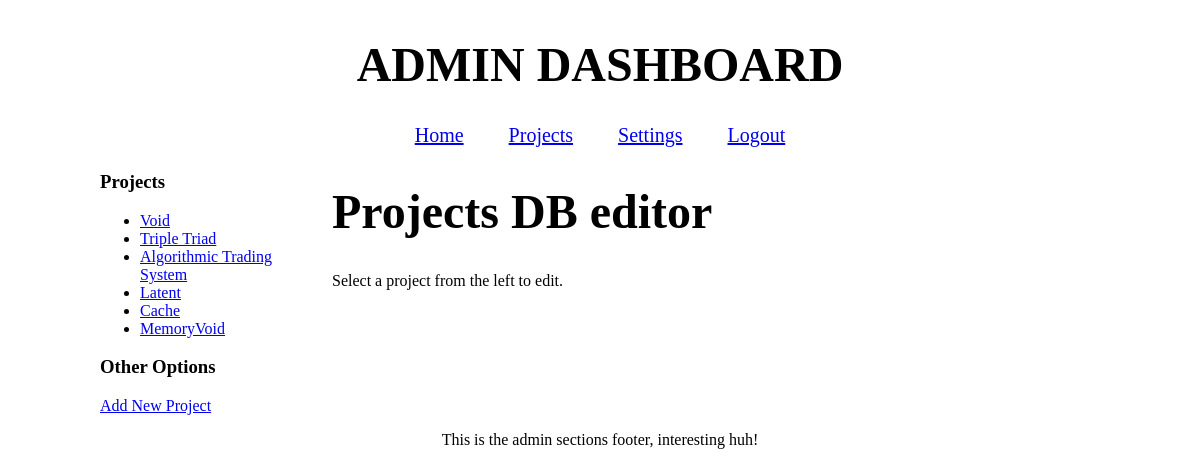
Before: /hahncoded/admin/projects.php (signed in) with the older database file.
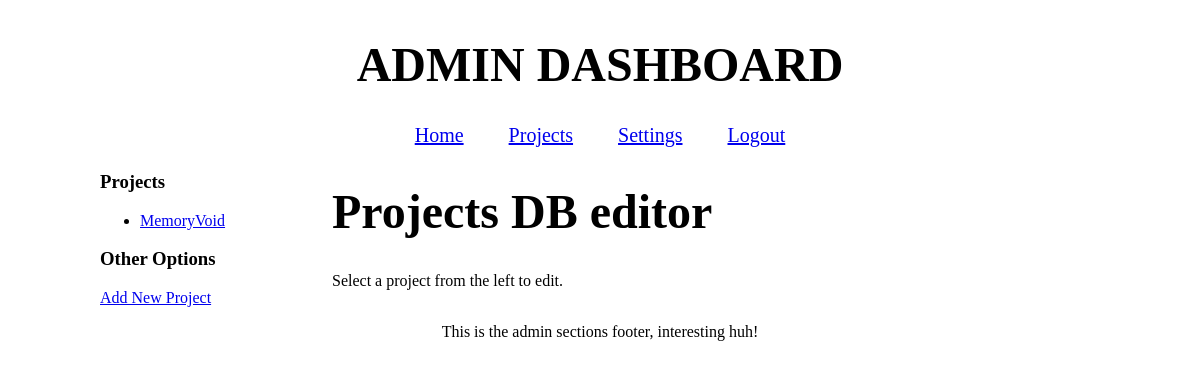
After: the same page with the newer database file.
### tables this page shows
CREATE TABLE projects (
    id INTEGER PRIMARY KEY AUTOINCREMENT,
    name TEXT NOT NULL,
    slug TEXT NOT NULL UNIQUE,
    last_updated TEXT NOT NULL DEFAULT (date('now')),
    languages TEXT,
    description TEXT NOT NULL,
    content TEXT NOT NULL
    );

### hahncoded/admin/projects.php (the view, shortened to what this page needs)
<?php
require "../../website_data/database.php";
$selected_project = null;
$isNew = false;
$projects = $database->query("SELECT id, name FROM projects ORDER BY id ASC");
?>
<?php include "header.php" ?>
<main>
  <div class="side-panel">
    <h3>Projects</h3>
    <ul>
      <?php while ($p = $projects->fetch()) : ?>
        <li>
          <a href="?id=<?= $p["id"] ?>"><?= htmlspecialchars($p["name"]) ?></a>
        </li>
      <?php endwhile ?>
    </ul>
    <h3>Other Options</h3>
      <a href="?action=new">Add New Project</a>
  </div>
  <div class="center-panel">
    <h1>Projects DB editor</h1>
    <?php if ($selected_project || $isNew): ?>
      <?php if (!$isNew): ?>
        <h3>Editing: <?= htmlspecialchars($selected_project["name"]) ?></h3>
      <?php else: ?>
        <h3>Adding New Project</h3>
      <?php endif; ?>
      <form method="POST">
        <fieldset>
          <input type="hidden" name="csrf_token" value="<?=csrf_token() ?>">
          <input type="hidden" name="mode" value="<?= $isNew ? "create" : "update" ?>">
          <?php if (!$isNew): ?>
            <input type="hidden" name="id" value="<?= $selected_project["id"]?>">
          <?php endif; ?>
          <label>Name: </label><br>
          <input name="name" value="<?= htmlspecialchars($selected_project["name"]) ?>">
          <br><br>
          <label>URL-Slug: </label><br>
          <input name="slug" value="<?= htmlspecialchars($selected_project["slug"]) ?>">
          <br><br>
          <!--
          <label>Latest update: </label><br>
          <input name="last_updated" value="<?= htmlspecialchars($selected_project["last_updated"]) ?>">
          <br><br> -->
          <label>Languages: </label><br>
          <input name="languages" value="<?= htmlspecialchars($selected_project["languages"]) ?>">
          <br><br>
          <label>Description: </label><br>
          <input name="description" value="<?= htmlspecialchars($selected_project["description"]) ?>">
          <br><br>
          <label>Content (Markdown body): </label><br>
          <textarea name="content" rows="30"><?= htmlspecialchars($selected_project["content"]) ?></textarea>
          <br><br>
          <button type="submit"><?= $isNew ? "Add Project" : "Save Changes" ?></button>
        </fieldset>
      </form>
      <?php if (!$isNew): ?>
        <form method="POST">
          <input type="hidden" name="mode" value="delete">
          <input type="hidden" name="id" value="<?= $selected_project["id"] ?>">
          <input type="hidden" name="csrf_token" value="<?= csrf_token() ?>">
          <button type="submit" onclick="return
            confirm('Are you sure you want to delete this project');">
            Delete this project
          </button>
        </form>
      <?php endif; ?>
    <?php else: ?>
      <p>Select a project from the left to edit.</>
    <?php endif; ?>
  </div>
</main>
<?php include "footer.php" ?>

### hahncoded/admin/header.php (shortened to what this page needs)
<!DOCTYPE html>
<html>
  <head>
    <link rel="stylesheet" type="text/css" href="/css/admin.css">
  </head>
  <body>
    <header>
      <h1>ADMIN DASHBOARD</h1>
        <nav>
          <a href="index.php">Home</a>
          <a href="projects.php?action=new">Projects</a>
          <a href="settings.php?action=new">Settings</a>
          <a href="logout.php">Logout</a>
        </nav>
    </header>

### hahncoded/admin/footer.php (shortened to what this page needs)
        <footer>
            <p>This is the admin sections footer, interesting huh!<p/>
        </footer>
    </body>
</html>

### hahncoded/css/admin.css (style rules this page uses)
h1 { font-size: 3rem; font-weight: bold; }
body { font-size: 16px; height: 100vh; max-width: 1000px; width: 100%; margin: auto; }
header { display: flex; flex-direction: column; align-items: center; justify-items: center; padding: 5px; }
nav { font-size: 1.25rem; text-align: right; }
nav a { padding-left: 20px; padding-right: 20px; }
main { text-align: center; display: flex; gap: 2rem; text-align: left; max-width: 1000px; margin: auto; }
.side-panel { min-width: 200px; max-width: 200px; overflow-wrap: break-word; }
.center-panel { flex: 1; }
footer { margin-top: auto; text-align: center; }

Changed rows visible on the page:
removed projects: name "Void"
removed projects: name "Triple Triad"
removed projects: name "Algorithmic Trading System"
removed projects: name "Latent"
removed projects: name "Cache"
